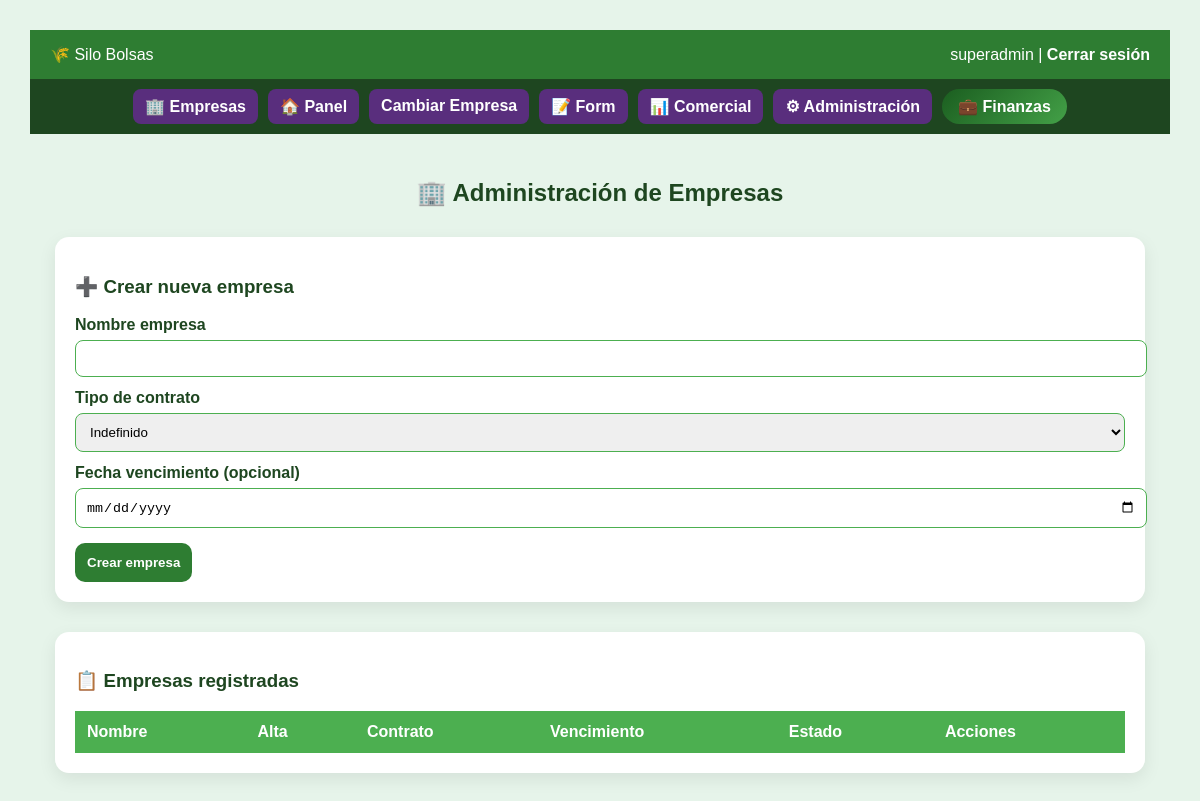
The page /admin/empresas (signed in) on the database as committed earlier.
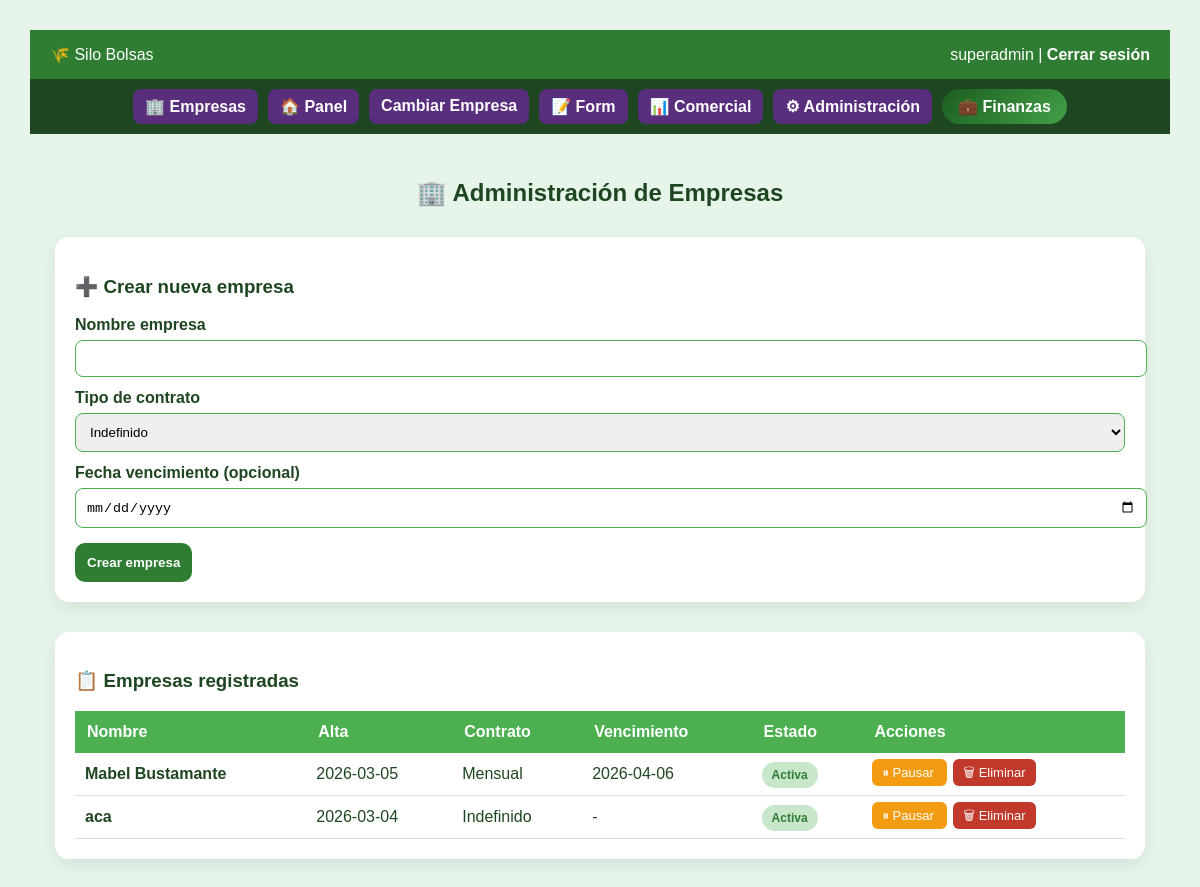
The same page on the database as committed later.
### tables this page shows
CREATE TABLE empresas (
            id INTEGER PRIMARY KEY AUTOINCREMENT,
            nombre TEXT UNIQUE NOT NULL,
            fecha_alta TEXT NOT NULL,
            tipo_contrato TEXT,
            fecha_vencimiento TEXT,
            activa INTEGER DEFAULT 1,
            criterio_futuro TEXT
        );

### admin/routes.py (the view)
@admin_bp.route("/empresas")
@login_required
def admin_empresas():
    if not current_user.es_superadmin:
        return "No autorizado", 403
    conn = get_db()
    empresas = conn.execute("""
        SELECT * FROM empresas
        ORDER BY fecha_alta DESC
    """).fetchall()
    conn.close()
    return render_template(
        "admin_empresas.html",
        empresas=empresas,
        fecha_hoy=datetime.now().strftime("%Y-%m-%d")  # 👈 ESTA LÍNEA ES CLAVE
    )

### app.py (called while the page is built, shortened)
@app.context_processor
def inject_permisos():
    return dict(tiene_permiso=tiene_permiso)

@app.context_processor
def inject_estado_contrato():
    empresa_alerta = None
    empresa_vencida = False
    return dict(
        empresa_alerta=empresa_alerta,
        empresa_vencida=empresa_vencida
    )

@app.context_processor
def inject_empresa_contexto():
    empresa_nombre = None
    if current_user.is_authenticated and current_user.es_superadmin:
        empresa_id = empresa_actual()
    return dict(empresa_activa=empresa_nombre)

### auth/models.py (called while the page is built)
    @staticmethod
    def get(user_id):
        conn = get_db()
        row = conn.execute(
            "SELECT * FROM usuarios WHERE id=?",
            (user_id,)
        ).fetchone()
        conn.close()
        if row:
            return User(row)
        return None

### auth/routes.py (called while the page is built)
@login_manager.user_loader
def load_user(user_id):
    return User.get(user_id)

### db.py (called while the page is built)
    def execute(self, query, params=None):
        if not self.es_postgres:
            query = query.replace("%s", "?")
        if params:
            return self.cursor.execute(query, params)
        else:
            return self.cursor.execute(query)

    def close(self):
        return self.conn.close()

### templates/admin_empresas.html (shortened to what this page needs)
{% extends "base.html" %}
{% block contenido %}
<!DOCTYPE html>
<html lang="es">
<head>
</head>
<body>
<h2>🏢 Administración de Empresas</h2>
<div class="card">
<h3>➕ Crear nueva empresa</h3>
<form method="POST" action="/admin/empresas/crear">
    <label>Nombre empresa</label>
    <input name="nombre" required>
    <label>Tipo de contrato</label>
    <select name="tipo_contrato" id="tipoContrato" onchange="mostrarOpcionesSilos()">
        <option value="">Indefinido</option>
    </select>
    <label>Fecha vencimiento (opcional)</label>
    <input type="date" name="fecha_vencimiento">
    <button>Crear empresa</button>
</form>
</div>
<div class="card">
<h3>📋 Empresas registradas</h3>
<table>
<tr>
<th>Nombre</th>
<th>Alta</th>
<th>Contrato</th>
<th>Vencimiento</th>
<th>Estado</th>
<th>Acciones</th>
</tr>
{% for e in empresas %}
<tr>
<td><b>{{ e.nombre }}</b></td>
<td>{{ e.fecha_alta }}</td>
<td>{{ e.tipo_contrato or 'Indefinido' }}</td>
<td>{{ e.fecha_vencimiento or '-' }}</td>
<td>
    {% if not e.activa %}
        <span class="badge badge-inactiva estado-inactiva">Inactiva</span>
    {% elif e.fecha_vencimiento and e.fecha_vencimiento < fecha_hoy %}
        <span class="badge badge-vencida estado-vencida">Vencida</span>
    {% else %}
        <span class="badge badge-activa estado-activa">Activa</span>
    {% endif %}
</td>
<td>
  {% if e.activa == 1 %}
  <a href="/admin/empresa/toggle/{{ e.id }}"
     style="background:#f39c12;
            padding:6px 10px;
            border-radius:6px;
            color:white;
            text-decoration:none;
            font-size:13px;
            margin-right:6px;">
     ⏸ Pausar
  </a>
{% endif %}
  <a href="/admin/empresa/eliminar/{{ e.id }}"
     onclick="return confirm('¿Eliminar empresa y todos sus usuarios?')"
     style="background:#c0392b;
            padding:6px 10px;
            border-radius:6px;
            color:white;
            text-decoration:none;
            font-size:13px;">
     🗑 Eliminar
  </a>
</td>
</tr>
{% endfor %}
</table>
</div>
</body>
</html>
{% endblock %}

Rows that differ between the two databases and show on the page:
added empresas: nombre "Mabel Bustamante", fecha_alta "2026-03-05", tipo_contrato "Mensual", fecha_vencimiento "2026-04-06", activa "Activa"
added empresas: nombre "aca", fecha_alta "2026-03-04", tipo_contrato "Indefinido", fecha_vencimiento "-", activa "Activa"
